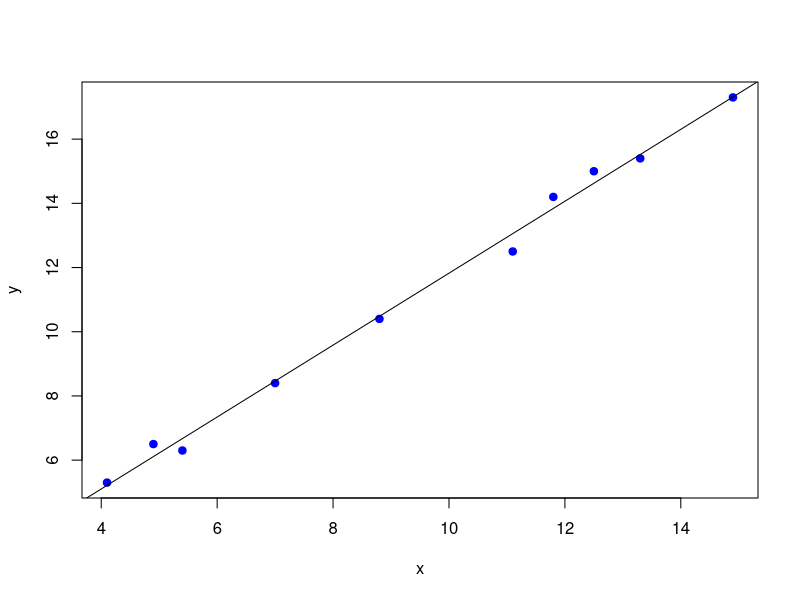

The R source for this figure:
x = c(4.1,4.9,5.4,7.0,8.8,11.1,11.8,12.5,13.3,14.9)
y = c(5.3,6.5,6.3,8.4,10.4,12.5,14.2,15.0,15.4,17.3)

yfit1 = lm(y~x); yfit1

plot(x,y,pch = 19, col="blue")
abline(yfit1)